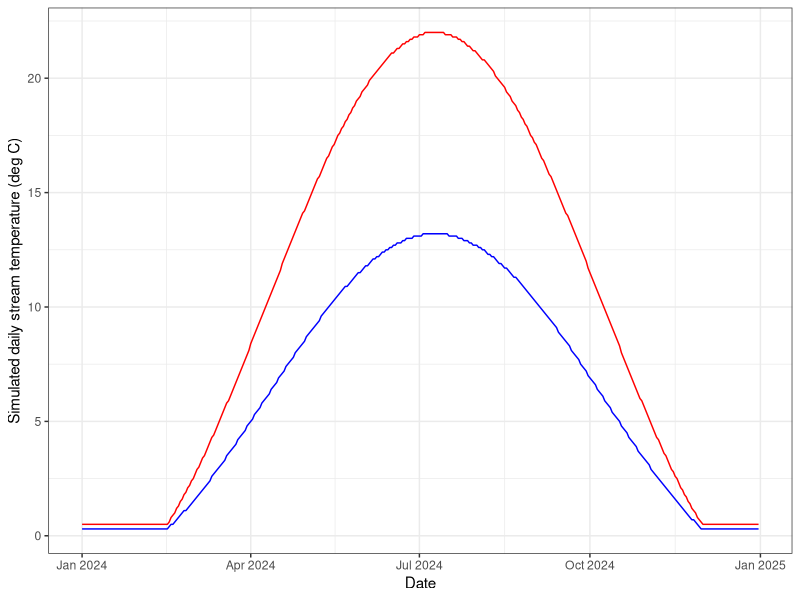
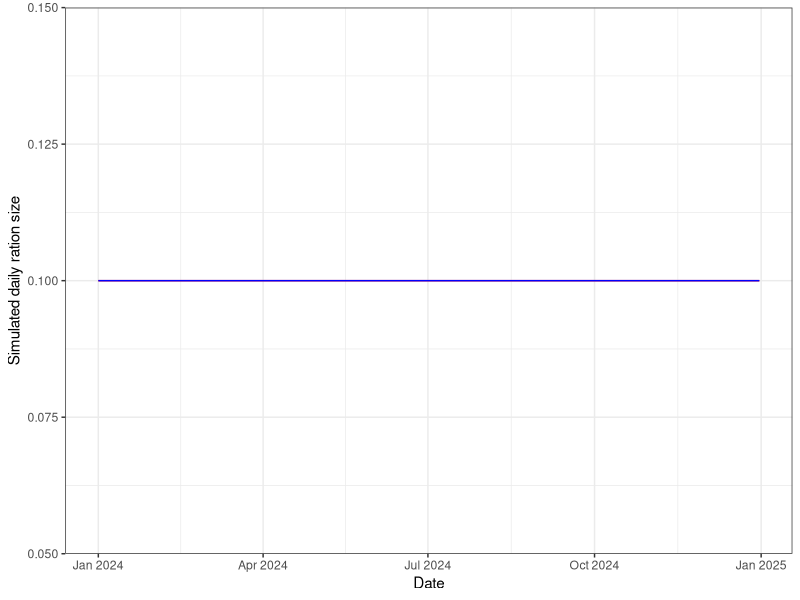

Recreate these plots in R, in order.
#' ---
#' title: Simulate Habitat
#' ---
#' 


library(tidyverse)
library(ggpubr)
library(egg)


# Set seed for reproducibility
set.seed(123)

# 1. Create a date range (1 year)
dates <- seq(as.Date("2024-01-01"), as.Date("2024-12-31"), by="day")
n <- length(dates)
doy <- as.numeric(format(dates, "%j")) # Day of year

# 2. Simulate Stream Temperature (Sine wave + Noise)
# Parameters: Midpoint, Amplitude, Offset
base_temp <- 10        # Average annual temperature
amplitude <- 12         # Seasonal fluctuation amplitude
# Peak temperature occurs late in the year (July/Aug)
stream_temp <- base_temp + amplitude * sin(2 * pi * (doy - 100) / 365)

# 3. Add random noise (daily weather variation)
noise <- rnorm(n, mean = 0, sd = 0) # no variation for simplicity
simulated_temp <- stream_temp + noise

# 4. Force values near 0 to small postive, max = 25
simulated_temp[simulated_temp < 0.5] <- 0.5
simulated_temp[simulated_temp > 25] <- 25

# 4. Simulate cold regime using a multiplier
simulated_temp_cold <- simulated_temp*0.6

# 4. Create Data Frame
habitat_df <- tibble(date = dates, 
                     doy = 1:length(dates),#doy, 
                     temp_warm = round(simulated_temp, digits = 1), 
                     temp_cold = round(simulated_temp_cold, digits = 1))

# 5. Plot the simulation
habitat_df %>% ggplot() + 
  geom_line(aes(x = date, y = temp_warm), color = "red") +
  geom_line(aes(x = date, y = temp_cold), color = "blue") +
  theme_bw() + 
  xlab("Date") + 
  ylab("Simulated daily stream temperature (deg C)")


# function to retrieve water temperature in patch = patch and at doy/time = t
get_patchtemp <- function(t, patch) {
  if (patch == "warm") {
    habitat_df$temp_warm[habitat_df$doy == t]
  } else {
    habitat_df$temp_cold[habitat_df$doy == t]
  }
}


# define habitat specific ration size
ration_cold <- 0.10
ration_warm <- 0.10

# define random variation in ration size
ration_sd <- 0.00 # no variation for simplicity

# function to generate patch food availability at time t (stochastic)
patch_food <- function(patch) {
  if (patch == "warm") {
    max(0, min(1, rnorm(1, ration_warm, ration_sd)))
  } else {
    max(0, min(1, rnorm(1, ration_cold, ration_sd)))
  }
}

# define food in habitat tibble
habitat_df <- habitat_df %>% 
  mutate(ration_warm = replicate(n = dim(.)[1], patch_food("warm")),
         ration_cold = replicate(n = dim(.)[1], patch_food("cold")))

# plot ration size
habitat_df %>% ggplot() + 
  geom_line(aes(x = date, y = ration_warm), color = "red") +
  geom_line(aes(x = date, y = ration_cold), color = "blue") +
  theme_bw() + 
  xlab("Date") + 
  ylab("Simulated daily ration size")


# function to retrieve ration in patch = patch and at doy/time = t
get_patchration <- function(t, patch) {
  if (patch == "warm") {
    habitat_df$ration_warm[habitat_df$doy == t]
  } else {
    habitat_df$ration_cold[habitat_df$doy == t]
  }
}


str(habitat_df)
head(habitat_df)


#quarto::qmd_to_r_script("Habitat.qmd")
